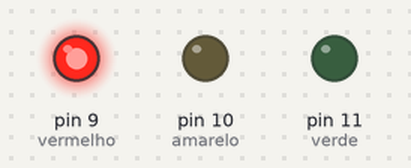
This sketch was run on a simulated Arduino Uno, built with avr-gcc and run on an emulated ATmega328P. Parts: output pins drawn as LEDs (lit = HIGH).

Above: at 3.0 s.
At 8.0 s:
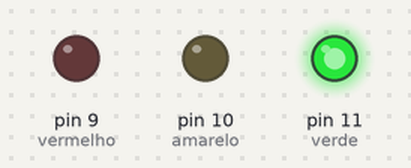
At 11.0 s:
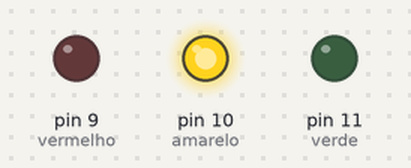
Timing chart, 0 to 15.6 s (numbered marks = the images above):
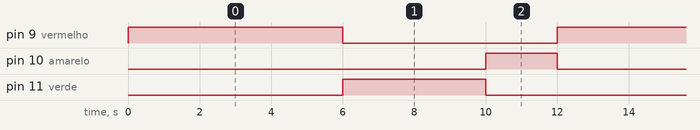

The sketch:

semaforo-projeto1.ino
```cpp
// O #define é uma diretiva de pré-processador que substitui um texto por outro.
// Aqui, estamos associando nomes (verde, amarelo, vermelho) aos números das portas digitais do Arduino.
#define verde 11      // Define 'verde' como um apelido para a porta digital 11
#define amarelo 10    // Define 'amarelo' como um apelido para a porta digital 10
#define vermelho 9    // Define 'vermelho' como um apelido para a porta digital 9

// A função setup() é executada uma vez quando o Arduino é ligado ou resetado.
// É usada para inicializar configurações.
void setup() {
  // pinMode() configura uma porta digital específica para funcionar como entrada (INPUT) ou saída (OUTPUT).
  pinMode(verde, OUTPUT);    // Configura a porta 'verde' (11) como saída digital
  pinMode(amarelo, OUTPUT);  // Configura a porta 'amarelo' (10) como saída digital
  pinMode(vermelho, OUTPUT); // Configura a porta 'vermelho' (9) como saída digital
}

// Declaração de uma função personalizada chamada 'acendeVerde'.
// 'void' significa que a função não retorna nenhum valor.
// '(int tempo)' significa que ela aceita um argumento (um número inteiro) chamado 'tempo'.
void acendeVerde(int tempo) {
  // digitalWrite() escreve um valor HIGH (ligado, 5V) ou LOW (desligado, 0V) em uma porta digital.
  digitalWrite(verde, HIGH);    // Liga o LED conectado à porta 'verde'
  digitalWrite(amarelo, LOW);   // Desliga o LED conectado à porta 'amarelo'
  digitalWrite(vermelho, LOW);  // Desliga o LED conectado à porta 'vermelho'

  // delay() pausa a execução do programa pelo número de milissegundos especificado.
  delay(tempo);                 // Mantém o LED verde aceso pelo 'tempo' recebido (em milissegundos)
}

// Declaração da função 'acendeVermelho'.
// Funciona de forma similar à 'acendeVerde', mas acende o LED vermelho.
void acendeVermelho(int tempo) {
  digitalWrite(verde, LOW);     // Desliga o LED 'verde'
  digitalWrite(amarelo, LOW);    // Desliga o LED 'amarelo'
  digitalWrite(vermelho, HIGH); // Liga o LED 'vermelho'
  delay(tempo);                  // Mantém o LED vermelho aceso pelo 'tempo' especificado
}

// Declaração da função 'acendeAmarelo'.
// Acende o LED amarelo e apaga os outros.
void acendeAmarelo(int tempo) {
  digitalWrite(verde, LOW);     // Desliga o LED 'verde'
  digitalWrite(amarelo, HIGH);   // Liga o LED 'amarelo'
  digitalWrite(vermelho, LOW);  // Desliga o LED 'vermelho'
  delay(tempo);                  // Mantém o LED amarelo aceso pelo 'tempo' especificado
}

// A função loop() é executada continuamente após a função setup() terminar.
// É o corpo principal do programa.
void loop() {
  // Chama a função 'acendeVermelho' e passa o valor 6000 como argumento 'tempo'.
  acendeVermelho(6000); // Mantém o sinal vermelho aceso por 6000 milissegundos (6 segundos)

  // Chama a função 'acendeVerde' e passa o valor 4000.
  acendeVerde(4000);    // Mantém o sinal verde aceso por 4000 milissegundos (4 segundos)

  // Chama a função 'acendeAmarelo' e passa o valor 2000.
  acendeAmarelo(2000);  // Mantém o sinal amarelo aceso por 2000 milissegundos (2 segundos)

  // Após o amarelo, o loop() recomeça, voltando para 'acendeVermelho(6000)'.
}
```

Measured:
- by itself, pin 9 (vermelho): alternates HIGH for 6.0 s and LOW for 6.0 s
- by itself, pin 10 (amarelo): alternates HIGH for 2.0 s and LOW for 10.0 s
- by itself, pin 11 (verde): alternates HIGH for 4.0 s and LOW for 8.0 s
